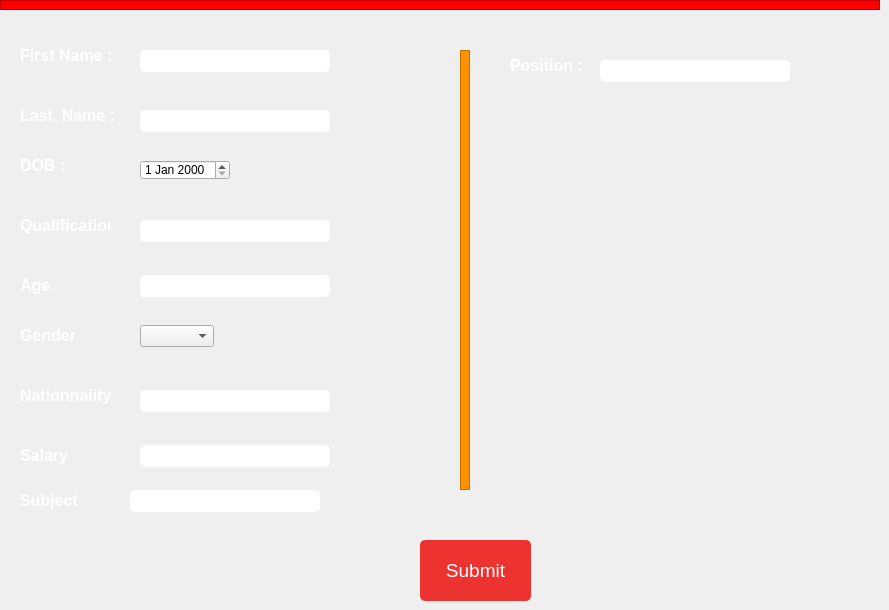
     <widget class="QWidget" name="tab3">
      <attribute name="title">
       <string>Other Stuffs</string>
      </attribute>
      <widget class="QFrame" name="frame">
       <property name="geometry">
        <rect>
         <x>0</x>
         <y>0</y>
         <width>880</width>
         <height>10</height>
        </rect>
       </property>
       <property name="styleSheet">
        <string notr="true">QFrame{
background-color:red;
}</string>
       </property>
       <property name="frameShape">
        <enum>QFrame::StyledPanel</enum>
       </property>
       <property name="frameShadow">
        <enum>QFrame::Raised</enum>
       </property>
      </widget>
      <widget class="QLineEdit" name="lineEdit_47">
       <property name="geometry">
        <rect>
         <x>140</x>
         <y>220</y>
         <width>190</width>
         <height>22</height>
        </rect>
       </property>
       <property name="styleSheet">
        <string notr="true">QLineEdit{
border-radius:5px;
}</string>
       </property>
      </widget>
      <widget class="QLineEdit" name="lineEdit_48">
       <property name="geometry">
        <rect>
         <x>140</x>
         <y>390</y>
         <width>190</width>
         <height>22</height>
        </rect>
       </property>
       <property name="styleSheet">
        <string notr="true">QLineEdit{
border-radius:5px;
}</string>
       </property>
      </widget>
      <widget class="QLabel" name="label_57">
       <property name="geometry">
        <rect>
         <x>20</x>
         <y>100</y>
         <width>110</width>
         <height>30</height>
        </rect>
       </property>
       <property name="font">
        <font>
         <pointsize>12</pointsize>
         <weight>75</weight>
         <bold>true</bold>
        </font>
       </property>
       <property name="styleSheet">
        <string notr="true">QLabel{
color:white;
background-color:transparent;
}

</string>
       </property>
       <property name="text">
        <string>Last  Name :</string>
       </property>
      </widget>
      <widget class="QLabel" name="label_58">
       <property name="geometry">
        <rect>
         <x>20</x>
         <y>485</y>
         <width>130</width>
         <height>30</height>
        </rect>
       </property>
       <property name="font">
        <font>
         <pointsize>12</pointsize>
         <weight>75</weight>
         <bold>true</bold>
        </font>
       </property>
       <property name="styleSheet">
        <string notr="true">QLabel{
color:white;
background-color:transparent;
}

</string>
       </property>
       <property name="text">
        <string>Subject</string>
       </property>
      </widget>
      <widget class="QLabel" name="label_59">
       <property name="geometry">
        <rect>
         <x>20</x>
         <y>440</y>
         <width>130</width>
         <height>30</height>
        </rect>
       </property>
       <property name="font">
        <font>
         <pointsize>12</pointsize>
         <weight>75</weight>
         <bold>true</bold>
        </font>
       </property>
       <property name="styleSheet">
        <string notr="true">QLabel{
color:white;
background-color:transparent;
}

</string>
       </property>
       <property name="text">
        <string>Salary</string>
       </property>
      </widget>
      <widget class="QLabel" name="label_60">
       <property name="geometry">
        <rect>
         <x>20</x>
         <y>380</y>
         <width>130</width>
         <height>30</height>
        </rect>
       </property>
       <property name="font">
        <font>
         <pointsize>12</pointsize>
         <weight>75</weight>
         <bold>true</bold>
        </font>
       </property>
       <property name="styleSheet">
        <string notr="true">QLabel{
color:white;
background-color:transparent;
}

</string>
       </property>
       <property name="text">
        <string>Nationnality</string>
       </property>
      </widget>
      <widget class="QLabel" name="label_61">
       <property name="geometry">
        <rect>
         <x>20</x>
         <y>40</y>
         <width>110</width>
         <height>30</height>
        </rect>
       </property>
       <property name="font">
        <font>
         <pointsize>12</pointsize>
         <weight>75</weight>
         <bold>true</bold>
        </font>
       </property>
       <property name="styleSheet">
        <string notr="true">QLabel{
color:white;
background-color:transparent;
}

</string>
       </property>
       <property name="text">
        <string>First Name :</string>
       </property>
      </widget>
      <widget class="QDateEdit" name="dateEdit_5">
       <property name="geometry">
        <rect>
         <x>140</x>
         <y>160</y>
         <width>90</width>
         <height>20</height>
        </rect>
       </property>
      </widget>
      <widget class="QLineEdit" name="lineEdit_49">
       <property name="geometry">
        <rect>
         <x>140</x>
         <y>50</y>
         <width>190</width>
         <height>22</height>
        </rect>
       </property>
       <property name="styleSheet">
        <string notr="true">QLineEdit{
border-radius:5px;
}</string>
       </property>
      </widget>
      <widget class="QLabel" name="label_62">
       <property name="geometry">
        <rect>
         <x>20</x>
         <y>320</y>
         <width>130</width>
         <height>30</height>
        </rect>
       </property>
       <property name="font">
        <font>
         <pointsize>12</pointsize>
         <weight>75</weight>
         <bold>true</bold>
        </font>
       </property>
       <property name="styleSheet">
        <string notr="true">QLabel{
color:white;
background-color:transparent;
}

</string>
       </property>
       <property name="text">
        <string>Gender</string>
       </property>
      </widget>
      <widget class="QLineEdit" name="lineEdit_50">
       <property name="geometry">
        <rect>
         <x>140</x>
         <y>445</y>
         <width>190</width>
         <height>22</height>
        </rect>
       </property>
       <property name="styleSheet">
        <string notr="true">QLineEdit{
border-radius:5px;
}</string>
       </property>
      </widget>
      <widget class="QLabel" name="label_63">
       <property name="geometry">
        <rect>
         <x>20</x>
         <y>270</y>
         <width>130</width>
         <height>30</height>
        </rect>
       </property>
       <property name="font">
        <font>
         <pointsize>12</pointsize>
         <weight>75</weight>
         <bold>true</bold>
        </font>
       </property>
       <property name="styleSheet">
        <string notr="true">QLabel{
color:white;
background-color:transparent;
}

</string>
       </property>
       <property name="text">
        <string>Age</string>
       </property>
      </widget>
      <widget class="QComboBox" name="comboBox_5">
       <property name="geometry">
        <rect>
         <x>140</x>
         <y>325</y>
         <width>74</width>
         <height>22</height>
        </rect>
       </property>
       <item>
        <property name="text">
         <string/>
        </property>
       </item>
       <item>
        <property name="text">
         <string>Male</string>
        </property>
       </item>
       <item>
        <property name="text">
         <string>Female</string>
        </property>
       </item>
       <item>
        <property name="text">
         <string>Custom</string>
        </property>
       </item>
      </widget>
      <widget class="QLabel" name="label_64">
       <property name="geometry">
        <rect>
         <x>20</x>
         <y>210</y>
         <width>90</width>
         <height>30</height>
        </rect>
       </property>
       <property name="font">
        <font>
         <pointsize>12</pointsize>
         <weight>75</weight>
         <bold>true</bold>
        </font>
       </property>
       <property name="styleSheet">
        <string notr="true">QLabel{
color:white;
background-color:transparent;
}

</string>
       </property>
       <property name="text">
        <string>Qualification</string>
       </property>
      </widget>
      <widget class="QLabel" name="label_65">
       <property name="geometry">
        <rect>
         <x>20</x>
         <y>150</y>
         <width>90</width>
         <height>30</height>
        </rect>
       </property>
       <property name="font">
        <font>
         <pointsize>12</pointsize>
         <weight>75</weight>
         <bold>true</bold>
        </font>
       </property>
       <property name="styleSheet">
        <string notr="true">QLabel{
color:white;
background-color:transparent;
}

</string>
       </property>
       <property name="text">
        <string>DOB :</string>
       </property>
      </widget>
      <widget class="QLineEdit" name="lineEdit_51">
       <property name="geometry">
        <rect>
         <x>140</x>
         <y>275</y>
         <width>190</width>
         <height>22</height>
        </rect>
       </property>
       <property name="styleSheet">
        <string notr="true">QLineEdit{
border-radius:5px;
}</string>
       </property>
      </widget>
      <widget class="QLineEdit" name="lineEdit_52">
       <property name="geometry">
        <rect>
         <x>130</x>
         <y>490</y>
         <width>190</width>
         <height>22</height>
        </rect>
       </property>
       <property name="styleSheet">
        <string notr="true">QLineEdit{
border-radius:5px;
}</string>
       </property>
      </widget>
      <widget class="QLineEdit" name="lineEdit_53">
       <property name="geometry">
        <rect>
         <x>140</x>
         <y>110</y>
         <width>190</width>
         <height>22</height>
        </rect>
       </property>
       <property name="styleSheet">
        <string notr="true">QLineEdit{
border-radius:5px;
}</string>
       </property>
      </widget>
      <widget class="QLineEdit" name="lineEdit_84">
       <property name="geometry">
        <rect>
         <x>600</x>
         <y>60</y>
         <width>190</width>
         <height>22</height>
        </rect>
       </property>
       <property name="styleSheet">
        <string notr="true">QLineEdit{
border-radius:5px;
}</string>
       </property>
      </widget>
      <widget class="QLabel" name="label_103">
       <property name="geometry">
        <rect>
         <x>510</x>
         <y>50</y>
         <width>110</width>
         <height>30</height>
        </rect>
       </property>
       <property name="font">
        <font>
         <pointsize>12</pointsize>
         <weight>75</weight>
         <bold>true</bold>
        </font>
       </property>
       <property name="styleSheet">
        <string notr="true">QLabel{
color:white;
background-color:transparent;
}

</string>
       </property>
       <property name="text">
        <string>Position :</string>
       </property>
      </widget>
      <widget class="QFrame" name="frame_16">
       <property name="geometry">
        <rect>
         <x>460</x>
         <y>50</y>
         <width>10</width>
         <height>440</height>
        </rect>
       </property>
       <property name="styleSheet">
        <string notr="true">QFrame{
background-color:#ff9100;
}</string>
       </property>
       <property name="frameShape">
        <enum>QFrame::StyledPanel</enum>
       </property>
       <property name="frameShadow">
        <enum>QFrame::Raised</enum>
       </property>
      </widget>
      <widget class="QPushButton" name="pushButtonotherstuff">
       <property name="geometry">
        <rect>
         <x>420</x>
         <y>540</y>
         <width>111</width>
         <height>61</height>
        </rect>
       </property>
       <property name="font">
        <font>
         <pointsize>14</pointsize>
         <underline>false</underline>
         <strikeout>false</strikeout>
        </font>
       </property>
       <property name="styleSheet">
        <string notr="true">QPushButton{color: #fff !important;
text-transform: uppercase;
text-decoration: none;
background: #ed3330;
padding: 20px;
border-radius: 5px;
display: inline-block;
border: none;
transition: all 0.4s ease 0s;
}

QPushButton:hover {
background: #434343;
letter-spacing: 1px;
box-shadow: 5px 40px -10px rgba(0,0,0,0.57);
transition: all 0.4s ease 0s;
}</string>
       </property>
       <property name="text">
        <string>Submit</string>
       </property>
      </widget>
     </widget>
